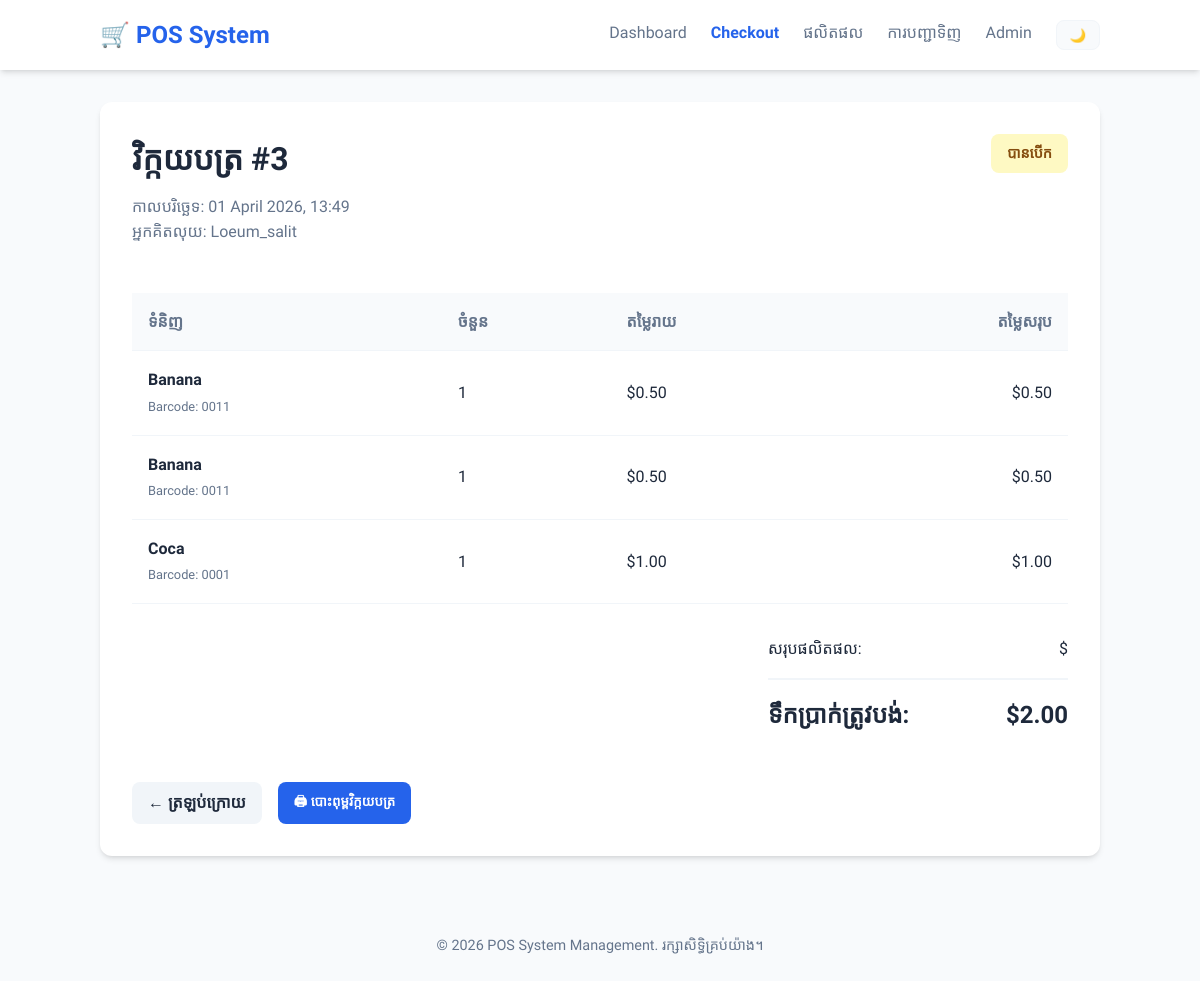
The app's page /sales/orders/3/ with its own data.
### sales/models.py (models this page shows, shortened)
class Order(models.Model):
    STATUS_CHOICES = [
        ('open',       'បានបើក'),
        ('paid',       'បានបង់'),
        ('refunded',   'បានសង'),
        ('cancelled',  'បានលុបចោល'),
    ]
    cashier    = models.CharField(max_length=100)           # ឈ្មោះ ឬ ID បុគ្គលិក
    status     = models.CharField(max_length=20, choices=STATUS_CHOICES, default='open')
    created_at = models.DateTimeField(auto_now_add=True)    # កំណត់ពេលបង្កើតការបញ្ជាទិញ
    notes      = models.TextField(blank=True)
    @property
    def total(self):
        subtotal = sum(item.subtotal for item in self.items.all())
        try:
            return subtotal - self.discount.amount
        except Discount.DoesNotExist:
            return subtotal
    class Meta:
        ordering = ['-created_at']

class OrderItem(models.Model):
    order      = models.ForeignKey(Order, on_delete=models.CASCADE, related_name='items')
    product    = models.ForeignKey(Product, on_delete=models.PROTECT)   # PROTECT ការពារការលុបផលិតផលដែលមានការលក់
    quantity   = models.PositiveIntegerField(default=1)
    unit_price = models.DecimalField(max_digits=8, decimal_places=2)    # តម្លៃនៅពេលលក់
    @property
    def subtotal(self):
        return self.unit_price * self.quantity

class Product(models.Model):
    CATEGORY_CHOICES = [
        ('food',        'អាហារ និងភេសជ្ជៈ'),
        ('electronics', 'អេឡិចត្រូនិក'),
        ('clothing',    'សម្លៀកបំពាក់'),
        ('household',   'គ្រឿងសង្ហារឹម'),
        ('other',       'ផ្សេងៗ'),
    ]
    name       = models.CharField(max_length=200)
    category   = models.CharField(max_length=20, choices=CATEGORY_CHOICES)
    price      = models.DecimalField(max_digits=8, decimal_places=2)   # ឧ. 12.99
    stock      = models.PositiveIntegerField(default=0)                # ចំនួនក្នុងស្តុក
    barcode    = models.CharField(max_length=50, unique=True, blank=True)
    is_active  = models.BooleanField(default=True)                     # លាក់ទំនិញឈប់លក់
    image      = models.ImageField(upload_to='products/', blank=True, null=True)
    class Meta:
        ordering = ['name']

### sales/views.py (the view)
# urls.py: path('orders/<int:pk>/', views.order_detail, name='order_detail'),
def order_detail(request, pk):
    order = get_object_or_404(Order, pk=pk)
    items = order.items.all()
    return render(request, 'sales/order_detail.html', {'order': order, 'items': items})

### sales/templates/sales/order_detail.html (shortened to what this page needs)
{% extends 'base.html' %}
{% block content %}
<div class="card">
    <div class="order-header">
        <div>
            <h1 style="margin: 0;">វិក្កយបត្រ #{{ order.pk }}</h1>
            <p style="color: var(--text-muted); margin-top: 0.5rem;">
                កាលបរិច្ឆេទ: {{ order.created_at|date:"d F Y, H:i" }}<br>
                អ្នកគិតលុយ: {{ order.cashier }}
            </p>
        </div>
        <span class="status-badge status-{{ order.status }}">
            {{ order.get_status_display }}
        </span>
    </div>
    <table class="items-table">
        <thead>
            <tr>
                <th>ទំនិញ</th>
                <th>ចំនួន</th>
                <th>តម្លៃរាយ</th>
                <th style="text-align: right;">តម្លៃសរុប</th>
            </tr>
        </thead>
        <tbody>
            {% for item in items %}
            <tr>
                <td>
                    <strong>{{ item.product.name }}</strong><br>
                    <span style="font-size: 0.8rem; color: var(--text-muted);">Barcode: {{ item.product.barcode }}</span>
                </td>
                <td>{{ item.quantity }}</td>
                <td>${{ item.unit_price|floatformat:2 }}</td>
                <td style="text-align: right;">${{ item.subtotal|floatformat:2 }}</td>
            </tr>
            {% endfor %}
        </tbody>
    </table>
    <div class="order-summary">
        <div class="summary-row">
            <span>សរុបផលិតផល:</span>
            <span>${{ order.total|add:order.discount.amount|floatformat:2 }}</span>
        </div>
        <div class="summary-row total-row">
            <span>ទឹកប្រាក់ត្រូវបង់:</span>
            <span>${{ order.total|floatformat:2 }}</span>
        </div>
    </div>
    <div style="margin-top: 3rem; display: flex; gap: 1rem;">
        <a href="/sales/orders/" class="btn" style="background: #f1f5f9; color: var(--text-main);">← ត្រឡប់ក្រោយ</a>
        <button onclick="window.print()" class="btn btn-primary">🖨 បោះពុម្ពវិក្កយបត្រ</button>
    </div>
</div>
{% endblock %}

### records on screen
Order: pk "3", created_at "01 April 2026, 13:49", cashier "Loeum_salit", status "បានបើក", total "2.00"
OrderItem: product.name "Banana", product.barcode "0011", quantity "1", unit_price "0.50", subtotal "0.50"
OrderItem: product.name "Banana", product.barcode "0011", quantity "1", unit_price "0.50", subtotal "0.50"
OrderItem: product.name "Coca", product.barcode "0001", quantity "1", unit_price "1.00", subtotal "1.00"
